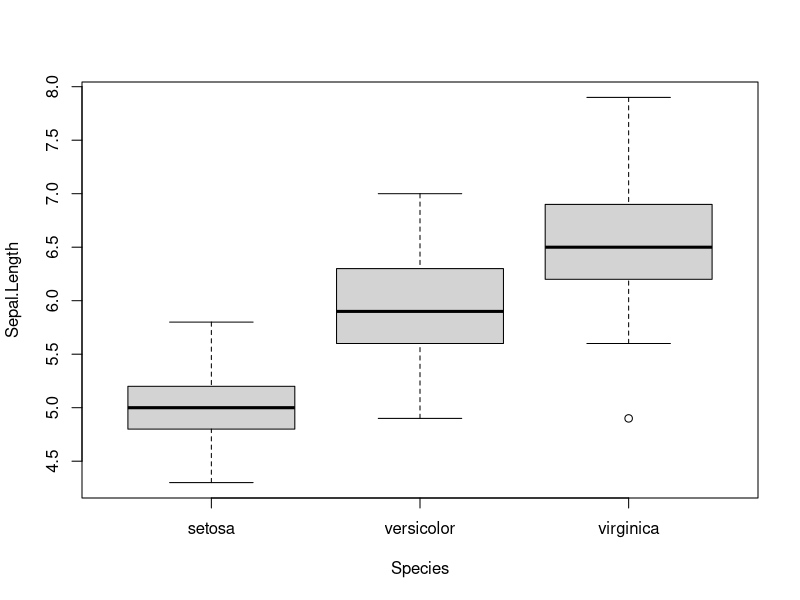

Source code (R):
## ---- chunk 1
data(iris)
head(iris)
dim(iris)
## ---- chunk 2
summary(iris)
## ---- chunk 3
boxplot(Sepal.Length~Species,iris)
